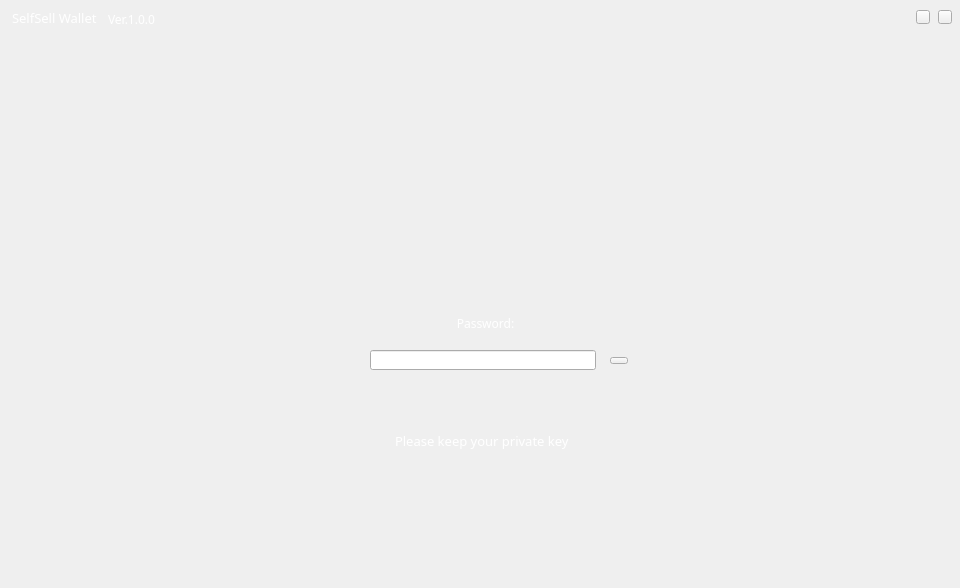
<?xml version="1.0" encoding="UTF-8"?>
<ui version="4.0">
 <class>NormalLogin</class>
 <widget class="QWidget" name="NormalLogin">
  <property name="geometry">
   <rect>
    <x>0</x>
    <y>0</y>
    <width>960</width>
    <height>588</height>
   </rect>
  </property>
  <property name="font">
   <font>
    <family>微软雅黑</family>
   </font>
  </property>
  <property name="windowTitle">
   <string>Form</string>
  </property>
  <widget class="QLabel" name="logoLabel">
   <property name="geometry">
    <rect>
     <x>380</x>
     <y>140</y>
     <width>231</width>
     <height>112</height>
    </rect>
   </property>
   <property name="font">
    <font>
     <family>Agency FB</family>
     <pointsize>26</pointsize>
     <weight>75</weight>
     <bold>true</bold>
    </font>
   </property>
   <property name="text">
    <string/>
   </property>
  </widget>
  <widget class="QLabel" name="loginLabel">
   <property name="geometry">
    <rect>
     <x>420</x>
     <y>315</y>
     <width>131</width>
     <height>16</height>
    </rect>
   </property>
   <property name="font">
    <font>
     <family>微软雅黑</family>
    </font>
   </property>
   <property name="styleSheet">
    <string notr="true">color: rgb(255, 255, 255);</string>
   </property>
   <property name="text">
    <string>Password:</string>
   </property>
   <property name="alignment">
    <set>Qt::AlignCenter</set>
   </property>
  </widget>
  <widget class="QLineEdit" name="pwdLineEdit">
   <property name="geometry">
    <rect>
     <x>370</x>
     <y>350</y>
     <width>226</width>
     <height>20</height>
    </rect>
   </property>
   <property name="font">
    <font>
     <family>微软雅黑</family>
    </font>
   </property>
   <property name="contextMenuPolicy">
    <enum>Qt::DefaultContextMenu</enum>
   </property>
   <property name="echoMode">
    <enum>QLineEdit::Password</enum>
   </property>
   <property name="alignment">
    <set>Qt::AlignCenter</set>
   </property>
   <property name="clearButtonEnabled">
    <bool>false</bool>
   </property>
  </widget>
  <widget class="QToolButton" name="enterBtn">
   <property name="geometry">
    <rect>
     <x>610</x>
     <y>357</y>
     <width>18</width>
     <height>7</height>
    </rect>
   </property>
   <property name="cursor">
    <cursorShape>PointingHandCursor</cursorShape>
   </property>
   <property name="focusPolicy">
    <enum>Qt::NoFocus</enum>
   </property>
   <property name="text">
    <string/>
   </property>
  </widget>
  <widget class="QLabel" name="tipLabel">
   <property name="geometry">
    <rect>
     <x>300</x>
     <y>392</y>
     <width>381</width>
     <height>20</height>
    </rect>
   </property>
   <property name="font">
    <font>
     <family>微软雅黑</family>
    </font>
   </property>
   <property name="styleSheet">
    <string notr="true">color: rgb(255, 255, 255);</string>
   </property>
   <property name="text">
    <string/>
   </property>
   <property name="alignment">
    <set>Qt::AlignCenter</set>
   </property>
  </widget>
  <widget class="QToolButton" name="closeBtn">
   <property name="geometry">
    <rect>
     <x>938</x>
     <y>10</y>
     <width>14</width>
     <height>14</height>
    </rect>
   </property>
   <property name="cursor">
    <cursorShape>PointingHandCursor</cursorShape>
   </property>
   <property name="focusPolicy">
    <enum>Qt::NoFocus</enum>
   </property>
   <property name="text">
    <string/>
   </property>
  </widget>
  <widget class="QToolButton" name="minBtn">
   <property name="geometry">
    <rect>
     <x>916</x>
     <y>10</y>
     <width>14</width>
     <height>14</height>
    </rect>
   </property>
   <property name="cursor">
    <cursorShape>PointingHandCursor</cursorShape>
   </property>
   <property name="focusPolicy">
    <enum>Qt::NoFocus</enum>
   </property>
   <property name="text">
    <string/>
   </property>
  </widget>
  <widget class="QLabel" name="chanceLabel">
   <property name="geometry">
    <rect>
     <x>640</x>
     <y>350</y>
     <width>161</width>
     <height>20</height>
    </rect>
   </property>
   <property name="styleSheet">
    <string notr="true">color: rgb(255, 255, 255);</string>
   </property>
   <property name="text">
    <string/>
   </property>
  </widget>
  <widget class="QLabel" name="versionLabel">
   <property name="geometry">
    <rect>
     <x>108</x>
     <y>12</y>
     <width>81</width>
     <height>14</height>
    </rect>
   </property>
   <property name="font">
    <font>
     <family>微软雅黑</family>
     <pointsize>9</pointsize>
    </font>
   </property>
   <property name="styleSheet">
    <string notr="true">color: rgb(255, 255, 255);</string>
   </property>
   <property name="text">
    <string>Ver.1.0.0</string>
   </property>
  </widget>
  <widget class="QLabel" name="versionLabel_2">
   <property name="geometry">
    <rect>
     <x>12</x>
     <y>10</y>
     <width>91</width>
     <height>16</height>
    </rect>
   </property>
   <property name="font">
    <font>
     <family>微软雅黑</family>
     <pointsize>10</pointsize>
    </font>
   </property>
   <property name="styleSheet">
    <string notr="true">color: rgb(255, 255, 255);</string>
   </property>
   <property name="text">
    <string>SelfSell Wallet</string>
   </property>
  </widget>
  <widget class="QLabel" name="textLabel">
   <property name="geometry">
    <rect>
     <x>381</x>
     <y>220</y>
     <width>197</width>
     <height>29</height>
    </rect>
   </property>
   <property name="font">
    <font>
     <family>宋体</family>
     <pointsize>24</pointsize>
     <weight>75</weight>
     <bold>true</bold>
    </font>
   </property>
   <property name="styleSheet">
    <string notr="true">color: rgb(255, 255, 255);</string>
   </property>
   <property name="text">
    <string/>
   </property>
   <property name="alignment">
    <set>Qt::AlignCenter</set>
   </property>
  </widget>
  <widget class="QLabel" name="pwdLabel2_2">
   <property name="geometry">
    <rect>
     <x>395</x>
     <y>420</y>
     <width>411</width>
     <height>41</height>
    </rect>
   </property>
   <property name="font">
    <font>
     <family>微软雅黑</family>
     <pointsize>10</pointsize>
    </font>
   </property>
   <property name="styleSheet">
    <string notr="true">color: rgb(255, 255, 255);</string>
   </property>
   <property name="text">
    <string>Please keep your private key</string>
   </property>
  </widget>
 </widget>
 <resources/>
 <connections/>
</ui>
